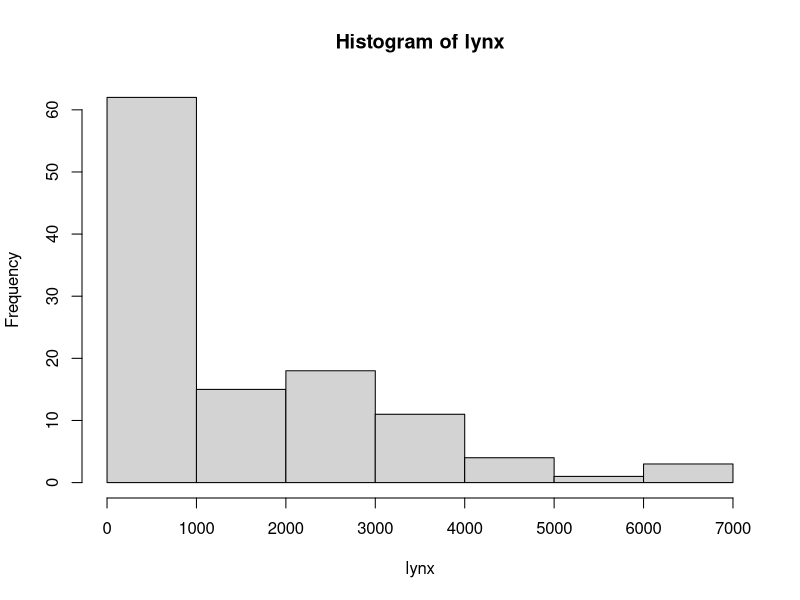
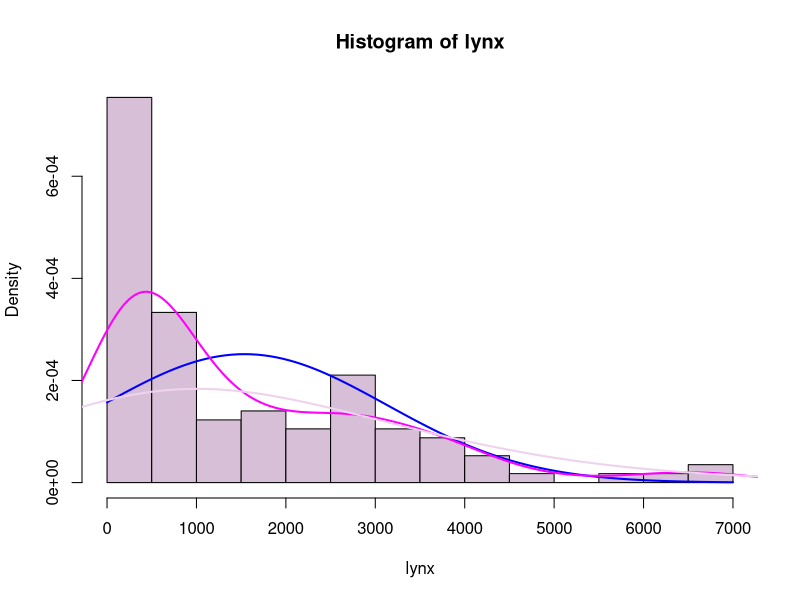

Source code (R) for these figures, in order:
library(datasets)

par(mfrow=c(1,1))
View(lynx)

hist(lynx)

hist(lynx,
     breaks=14,
     freq=FALSE,
     col='thistle')

curve(dnorm(x, mean=mean(lynx), sd=sd(lynx)),
      col='#0000ff',
      lwd=2,
      add=TRUE)

lines(density(lynx),
     col='#ff00ff',
     lwd=2)

lines(density(lynx, adjust=3),
      col='thistle2',
      lwd=2)
